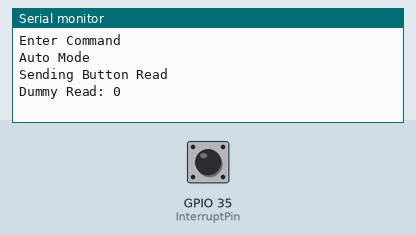
This sketch was run on a simulated ESP32. Parts: the last lines printed to the serial monitor. The inputs (shaded band) are chosen by the test bench; at power-on: GPIO 35 (InterruptPin) LOW.

Above: at 1.8 s.
1.9 s: GPIO 35 (InterruptPin) pulled HIGH for 0.15 s
At 3.6 s:
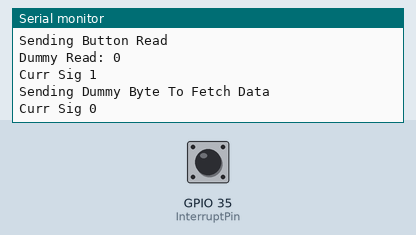
3.9 s: GPIO 35 (InterruptPin) pulled HIGH for 1 s
At 4.8 s:
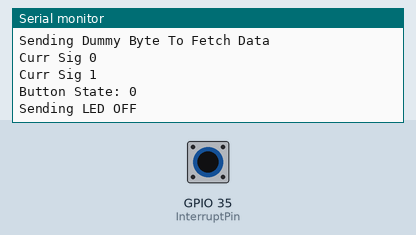

The sketch:

sketch_dec30c_ESP32_MasterSPI.ino
```cpp
#include <SPI.h>

// Define ALTERNATE_PINS to use non-standard GPIO pins for SPI bus

#ifdef ALTERNATE_PINS
  #define HSPI_MISO   26
  #define HSPI_MOSI   27
  #define HSPI_SCLK   25
  #define HSPI_SS     32
#else
  #define HSPI_MISO   12
  #define HSPI_MOSI   13
  #define HSPI_SCLK   14
  #define HSPI_SS     15
#endif
#define LED_HIG       0x50
#define BUT_GET       0x51
#define LED_LOW       0x52
#define Dummy_Write    0x10

static uint8_t InHigh =(uint8_t)0;
static uint8_t Button_State = 0;
static uint8_t Dummy_Read = 0;
static const int spiClk = 500000; // 1 MHz
static int newreq    =  1;
//uninitalised pointers to SPI objects
SPIClass * hspi = NULL;
static boolean PrevSig = 0;
static boolean CurrSig = 0;
static int InterruptPin = 35;

void setup() {
  //initialise instance of the SPIClass attached to HSPI
  Serial.begin(115200);
  hspi = new SPIClass(HSPI);
  pinMode(InterruptPin,INPUT);
  //clock miso mosi ss
#ifndef ALTERNATE_PINS
  //initialise hspi with default pins
  //SCLK = 14, MISO = 12, MOSI = 13, SS = 15
  hspi->begin();
#else
  //alternatively route through GPIO pins
  hspi->begin(HSPI_SCLK, HSPI_MISO, HSPI_MOSI, HSPI_SS); //SCLK, MISO, MOSI, SS
#endif

  //set up slave select pins as outputs as the Arduino API
  //doesn't handle automatically pulling SS low
  pinMode(HSPI_SS, OUTPUT); //HSPI SS
  digitalWrite(HSPI_SS, HIGH);
}
boolean DetectRisingEdge(){
  while(1){
    PrevSig = CurrSig;
    CurrSig = (boolean)digitalRead(InterruptPin);
    if(PrevSig != CurrSig){
      Serial.println();
      Serial.println("Curr Sig " + String(CurrSig));
    }
    if(CurrSig == 1){
      break;
    }
  }
  return 1;
}
// the loop function runs over and over again until power down or reset
void loop() {
  char cmd[8]={0};
  char c;
  uint8_t i=0;

  if(newreq==1){
    Serial.println();
    Serial.println("Enter Command");
    newreq=0;
  }
  if(Serial.available()>0){
    while(Serial.available()>0){
      c=Serial.read();
      if(c=='\n' || i==8){
        Serial.println("Command:" + String(cmd));
        break;
      }
      cmd[i]=c;
      i++;
    }
    if (!strcmp(cmd,"LED_HIG")){
      hspi_send_command(1);
    }
    else  if(!strcmp(cmd,"BUT_GET")){
      hspi_send_command(2);
    }
    else if (!strcmp(cmd,"LED_LOW")){
      hspi_send_command(3);
    }
    else{
      Serial.println("Command not found: " + String(cmd));
    }
    newreq=1;
  }
  delay(1000);
  if(!(Serial.available()>0)){
    Serial.println();
    Serial.println("Auto Mode");
    hspi_send_command(2);
    if (InHigh){
      delay(100);
      hspi_send_command(1);
    } else {
      delay(100);
      hspi_send_command(3);
    }
  }
}

void hspi_send_command(uint8_t Cmd) {
 if (Cmd==1){
    Serial.println("Sending LED ON");
    byte data_on = LED_HIG; // data 1 to turn on LED of slave
    hspi->beginTransaction(SPISettings(spiClk, MSBFIRST, SPI_MODE0));
    digitalWrite(HSPI_SS, LOW);
    hspi->transfer(data_on);
    delay(10);
    digitalWrite(HSPI_SS, HIGH);
    hspi->endTransaction();
    DetectRisingEdge();
  }else if(Cmd==2){
    Serial.println("Sending Button Read");
    byte But_Sta = BUT_GET; // data 0 to turn off LED of slave
    hspi->beginTransaction(SPISettings(spiClk, MSBFIRST, SPI_MODE0));
    digitalWrite(HSPI_SS, LOW);
    Dummy_Read = hspi->transfer(But_Sta);
    delay(10);
    digitalWrite(HSPI_SS, HIGH);
    hspi->endTransaction();
    Serial.println("Dummy Read: " + String(Dummy_Read));
    DetectRisingEdge();
    delay(500);
    Serial.println("Sending Dummy Byte To Fetch Data");
    But_Sta = Dummy_Write;
    hspi->beginTransaction(SPISettings(spiClk, MSBFIRST, SPI_MODE0));
    digitalWrite(HSPI_SS, LOW);
    Button_State = hspi->transfer(But_Sta);
    digitalWrite(HSPI_SS, HIGH);
    hspi->endTransaction();
    DetectRisingEdge();
    Serial.println("Button State: " + String(Button_State));
    if (Button_State == 12){
      InHigh = (uint8_t)1;
    }else{
      InHigh = (uint8_t)0;
    }
  }
  else if(Cmd==3){
    Serial.println("Sending LED OFF");
    byte data_off = LED_LOW;
    hspi->beginTransaction(SPISettings(spiClk, MSBFIRST, SPI_MODE0));
    digitalWrite(HSPI_SS, LOW);
    hspi->transfer(data_off);
    delay(10);
    digitalWrite(HSPI_SS, HIGH);
    hspi->endTransaction();
    DetectRisingEdge();
  }
}
```

Measured:
- after the input at 1.9 s, the serial monitor: prints a new line at once (image 1)
- after the input at 3.9 s, the serial monitor: prints a new line at once (image 2)
